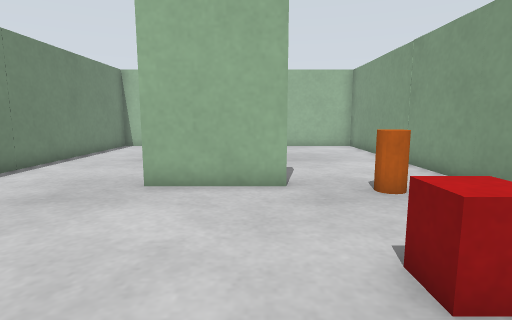
view 1 (above)

21 first-person views from a walk through a robot-simulator world made for Gazebo. The camera is 0.34 m above the floor, tilts 8° down and sees 80° across. The floor is counted in squares, 0.2 m on a side. Each view is taken from the middle of a square. On the plan, view 1 faces up. The plan holds only what a view shows up to about 16 squares ahead; the rest is blank. The place goes on beyond the plan. Robots are left out.

view 2
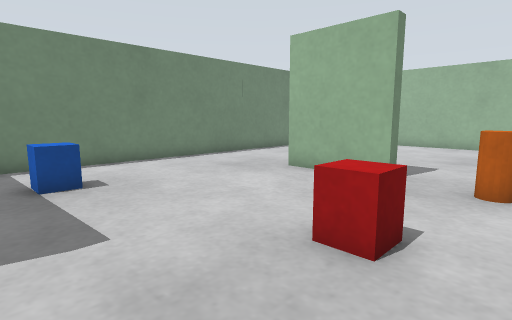

view 3
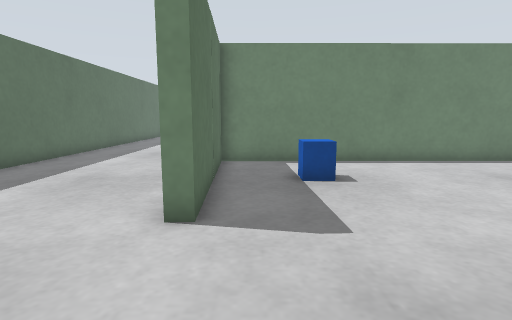

view 4
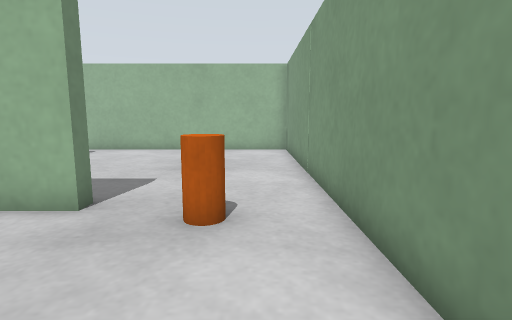

view 5
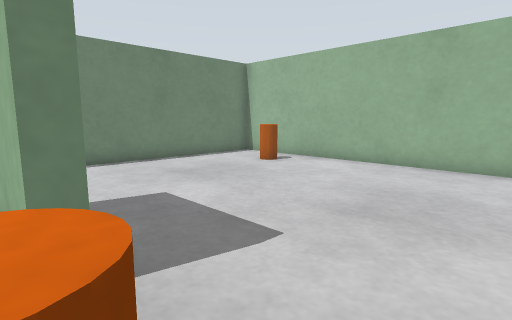

view 6
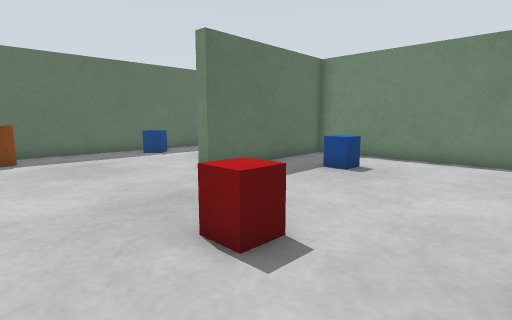

view 7
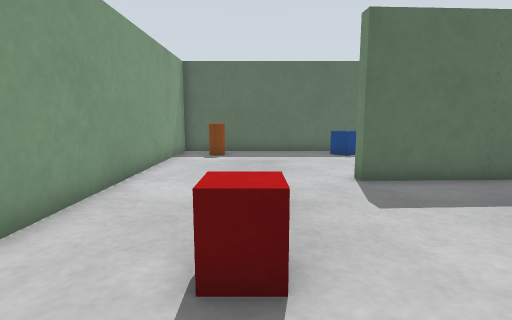

view 8
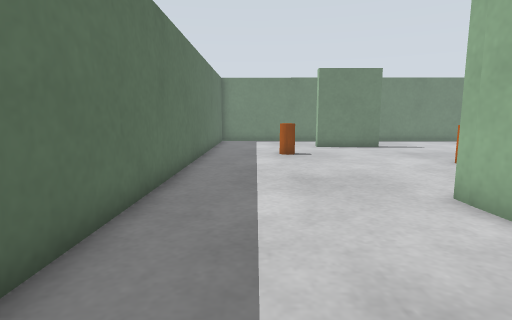

view 9
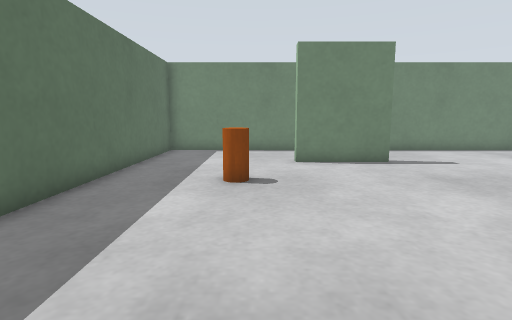

view 10
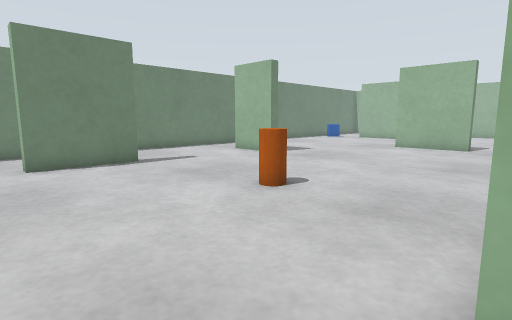

view 11
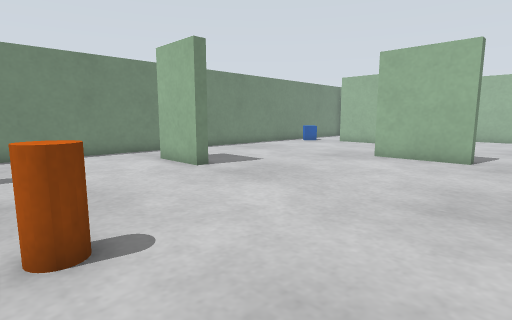

view 12
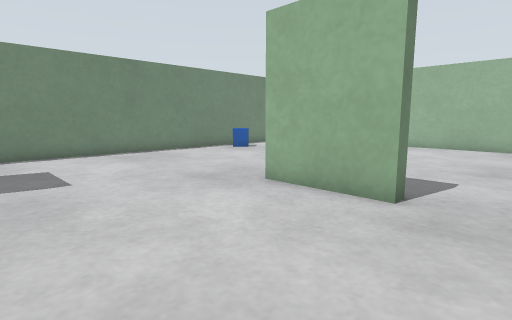

view 13
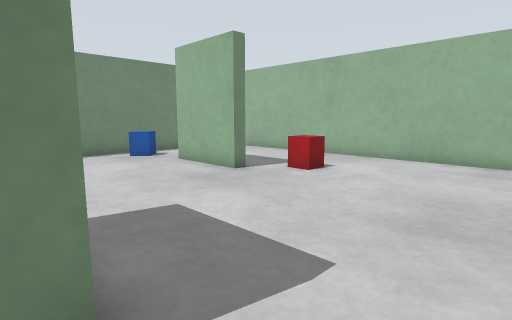

view 14
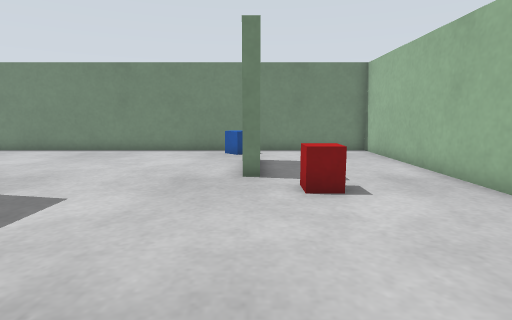

view 15
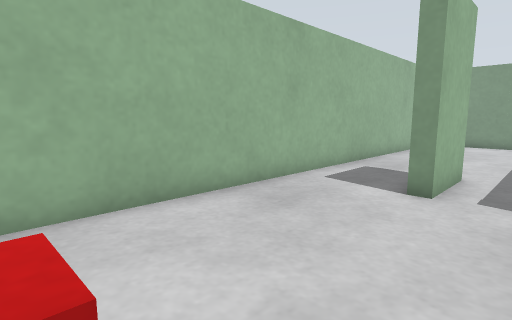

view 16
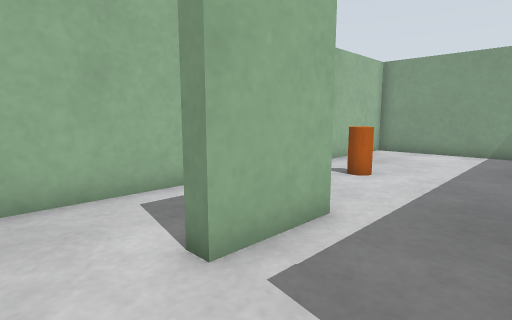

view 17
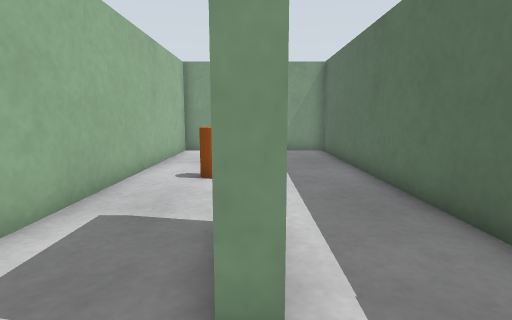

view 18
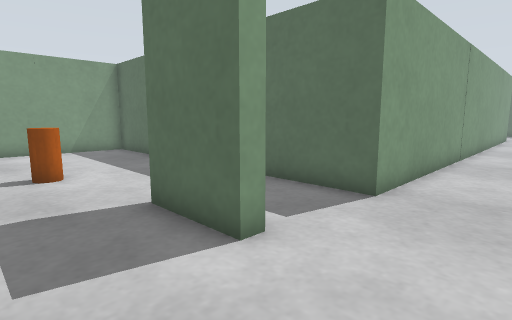

view 19
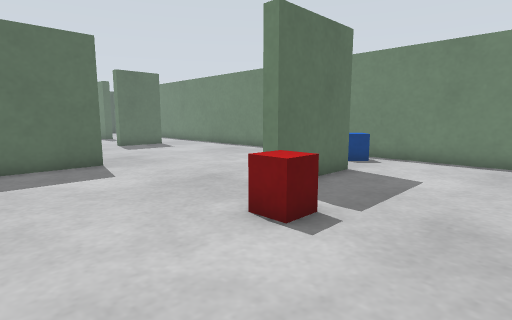

view 20
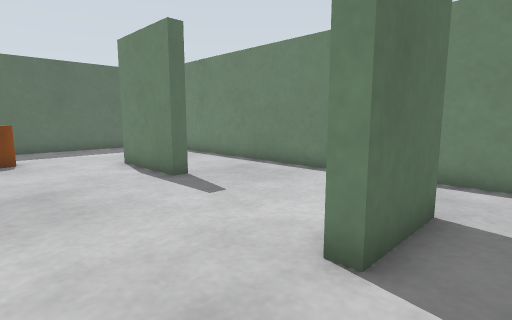

view 21
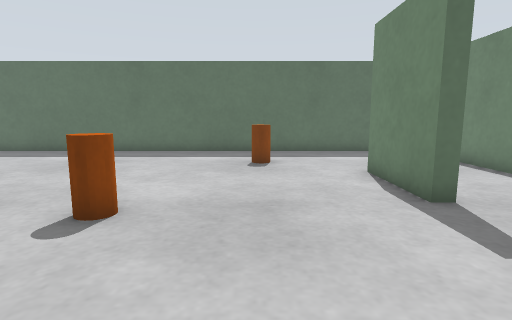

### Floor plan
Points are (right, up) in squares from view 1. A wall is a line through its corners. A room is listed if a view was taken in it or the views show most of it. See-through windows are left out.
Room 1 (views 1, 2, 3, 4, 5, 6, 7)
walls: (0.8, 8) (0.8, 7.4) (-2.9, 7.4); (5.6, 3.6) (5.6, 18.1) (-7.8, 18.1) (-7.8, -2.3) (-0.8, -2) (-0.8, -2.5); (5.6, -2.5) (5.6, 2)
ways out: opening at (2.5, -2) to room 2
objects: blue box (-5, 0) to (-4, 1); orange cylinder (-5, 16) to (-4, 16); red box (2, 3); orange cylinder (3, 7)
Room 2 (views 8, 9, 10, 11, 12, 13, 14, 15, 16, 17, 18, 19, 20, 21)
walls: (-8.3, 4.5) (-8.3, 18.6) (5.6, 18.6) (5.6, 25.6) (-23.7, 25.6) (-23.7, -9.4) (5.6, -9.4) (5.6, -2.5); (-11.2, 13.6) (-11.2, 13.1) (-14.7, 13.1); (-14.7, 13.6) (-11.9, 13.6); (-20.7, 6.6) (-18.1, 6.6) (-18.1, 6.1) (-20.7, 6.1); (-20.1, 0.1) (-19.5, 0.1) (-19.5, -3.5) (-20.1, -3.5); (-6.8, -2.8) (-8.4, -2.8); (-20.2, 20.1) (-16.6, 20.1) (-16.6, 19.6) (-20.2, 19.6); (-5.2, 21.8) (-8, 21.8) (-8, 22.3) (-5.2, 22.3)
ways out: opening at (2.5, -2) to room 1; gap at (-2, -9)
objects: blue box (-23, 19) to (-22, 20); orange cylinder (-16, -6) to (-16, -5); red box (-15, 21) to (-15, 22); orange cylinder (-13, 1); blue box (-3, -8) to (-2, -8); orange cylinder (-2, 23) to (-1, 23); orange cylinder (4, -8)

Where each view was taken, in squares from view 1:
view 1: 0 up, 0 right, facing up
view 2: 1 down, 4 right, facing up-left
view 3: 1 down, 4 right, facing left
view 4: 2 up, 4 right, facing up
view 5: 7 up, 4 right, facing up-left
view 6: 6 up, 5 right, facing down-left
view 7: 6 up, 2 right, facing down
view 8: 7 down, 2 left, facing left
view 9: 5 down, 8 left, facing left
view 10: 5 down, 8 left, facing up-left
view 11: 0 up, 9 left, facing up-left
view 12: 7 up, 9 left, facing up-left
view 13: 13 up, 9 left, facing up-left
view 14: 20 up, 8 left, facing left
view 15: 20 up, 15 left, facing up-right
view 16: 19 up, 10 left, facing up-right
view 17: 22 up, 10 left, facing right
view 18: 25 up, 11 left, facing down-right
view 19: 25 up, 11 left, facing down-left
view 20: 8 up, 15 left, facing down-left
view 21: 6 up, 16 left, facing down
